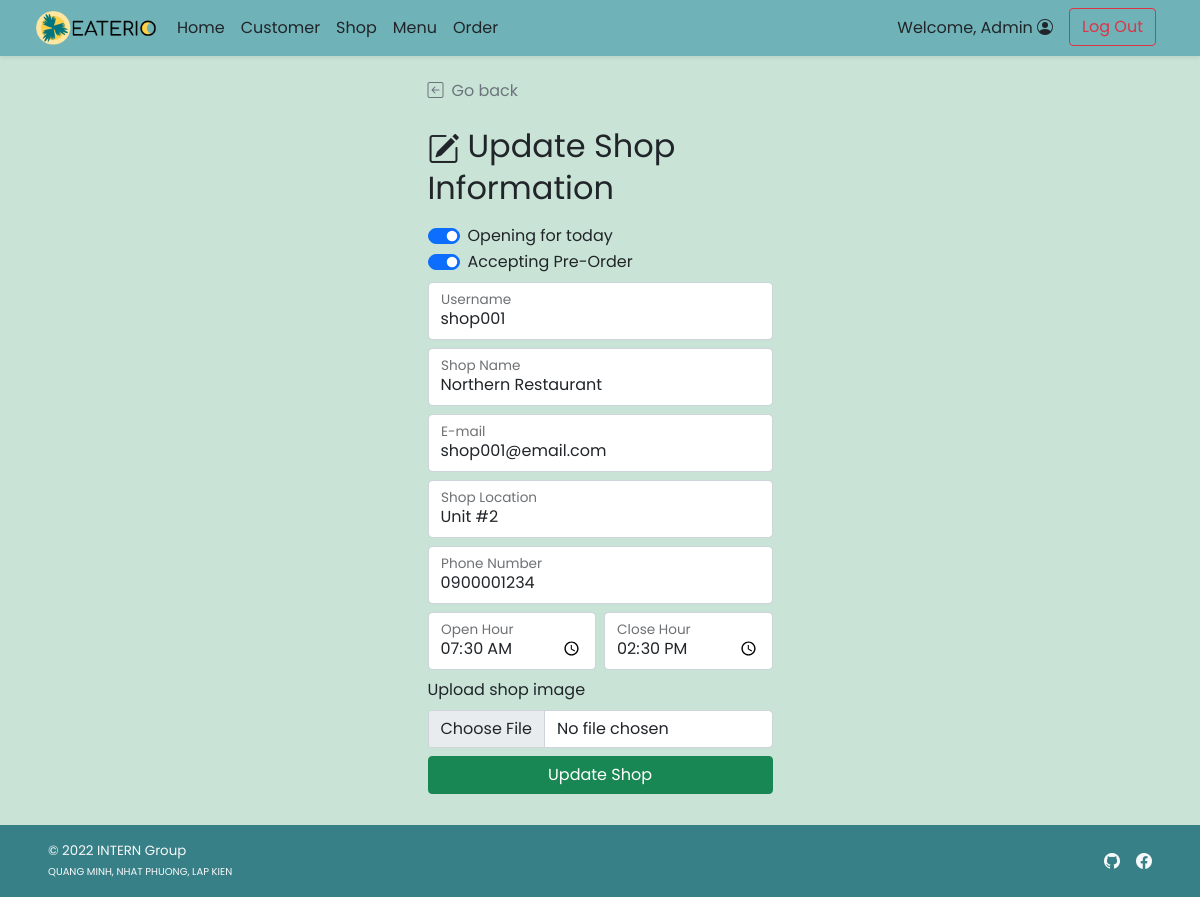
Page /admin/admin_shop_edit.php?s_id=1 (signed in) on the earlier database version.
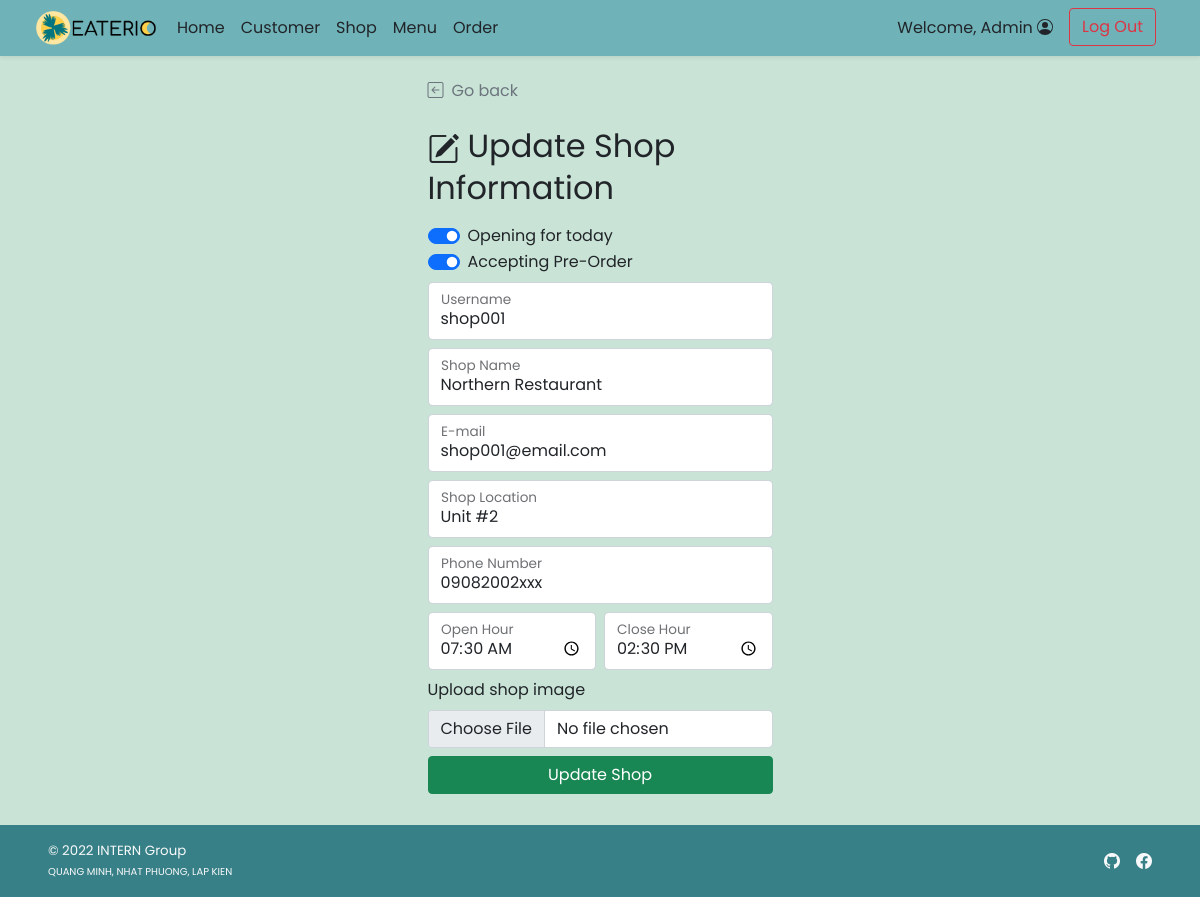
Same page on the later database version.
### tables this page shows
CREATE TABLE `shop` (
  `s_id` int(11) NOT NULL,
  `s_username` varchar(45) NOT NULL,
  `s_pwd` varchar(45) NOT NULL,
  `s_name` varchar(100) NOT NULL,
  `s_location` varchar(100) NOT NULL,
  `s_openhour` time NOT NULL,
  `s_closehour` time NOT NULL,
  `s_status` tinyint(4) NOT NULL DEFAULT 1 COMMENT 'Shop ready for taking an order or not (True for open, False for close)',
  `s_preorderStatus` tinyint(4) NOT NULL DEFAULT 1 COMMENT 'Shop is ready for tomorrow pre-order or not',
  `s_email` varchar(100) NOT NULL,
  `s_phoneno` varchar(45) NOT NULL,
  `s_pic` text DEFAULT NULL
);

### admin/admin_shop_edit.php (the view, shortened to what this page needs)
<!DOCTYPE html>
<html lang="en">
<head>
    <?php
        include("../conn_db.php");
        include('../head.php');
    ?>
    <link href="../css/main.css" rel="stylesheet">
    <link href="../css/login.css" rel="stylesheet">
</head>
<body class="d-flex flex-column h-100">
    <?php include('nav_header_admin.php')?>
    <div class="container form-signin mt-auto w-50">
        <a class="nav nav-item text-decoration-none text-muted" href="#" onclick="history.back();">
            <i class="bi bi-arrow-left-square me-2"></i>Go back
        </a>
        <?php
            $s_id = $_GET["s_id"];
            $query = "SELECT s_username,s_name,s_location,s_openhour,s_closehour,s_status,s_preorderstatus,s_email,s_phoneno FROM shop WHERE s_id = {$s_id} LIMIT 0,1";
            $result = $mysqli ->query($query);
            $row = $result -> fetch_array();
        ?>
        <form method="POST" action="admin_shop_edit.php" class="form-floating" enctype="multipart/form-data">
            <h2 class="mt-4 mb-3 fw-normal text-bold"><i class="bi bi-pencil-square me-2"></i>Update Shop Information</h2>
            <div class="form-check form-switch">
                <input class="form-check-input" type="checkbox" id="shopstatus"
                name="s_status" <?php if($row["s_status"]){echo "checked";} ?>>
                <label class="form-check-label" for="shopstatus">Opening for today</label>
            </div>
            <div class="form-check form-switch mb-2">
                <input class="form-check-input" type="checkbox" id="shoppreorderstatus" name="s_preorderstatus" <?php if($row["s_preorderstatus"]){echo "checked";} ?>>
                <label class="form-check-label" for="shoppreorderstatus">Accepting Pre-Order</label>
            </div>
            <div class="form-floating mb-2">
                <input type="text" class="form-control" id="shopusername" placeholder="Username" name="s_username"
                value="<?php echo $row["s_username"];?>" required>
                <label for="shopname">Username</label>
            </div>
            <div class="form-floating mb-2">
                <input type="text" class="form-control" id="shopname" placeholder="Shop Name" value="<?php echo $row["s_name"];?>" name="s_name" required>
                <label for="shopname">Shop Name</label>
            </div>
            <div class="form-floating mb-2">
                <input type="email" class="form-control" id="email" placeholder="E-mail" name="s_email" value="<?php echo $row["s_email"];?>" required>
                <label for="email">E-mail</label>
            </div>
            <div class="form-floating mb-2">
                <input type="text" class="form-control" id="shoplocation" placeholder="Location" value="<?php echo $row["s_location"];?>" name="s_location" required>
                <label for="shoplocation">Shop Location</label>
            </div>
            <div class="form-floating mb-2">
                <input type="text" class="form-control" id="shopphoneno" placeholder="Phone Number" value="<?php echo $row["s_phoneno"];?>" name="s_phoneno" required>
                <label for="shopphoneno">Phone Number</label>
            </div>
            <div class="row row-cols-2 g-2 mb-2">
                <div class="col">
                    <div class="form-floating">
                        <input type="time" class="form-control" id="shopopenhour" placeholder="Open Hour" value="<?php echo $row["s_openhour"];?>" name="s_openhour" required>
                        <label for="shopopenhour">Open Hour</label>
                    </div>
                </div>
                <div class="col">
                    <div class="form-floating">
                        <input type="time" class="form-control" id="shopclosehour" placeholder="Close Hour" value="<?php echo $row["s_closehour"];?>" name="s_closehour" required>
                        <label for="shopopenhour">Close Hour</label>
                    </div>
                </div>
            </div>
            <div class="mb-2">
                <label for="formFile" class="form-label">Upload shop image</label>
                <input class="form-control" type="file" id="s_pic" name="s_pic" accept="image/*">
            </div>
            <button class="w-100 btn btn-success mb-3" name="upd_confirm" type="submit">Update Shop</button>
        </form>
    </div>
    <?php include 'admin_footer.php';?>
</body>
</html>

Differences in the rows shown:
changed shop "shop001": s_phoneno "0900001234" → "09082002xxx"
